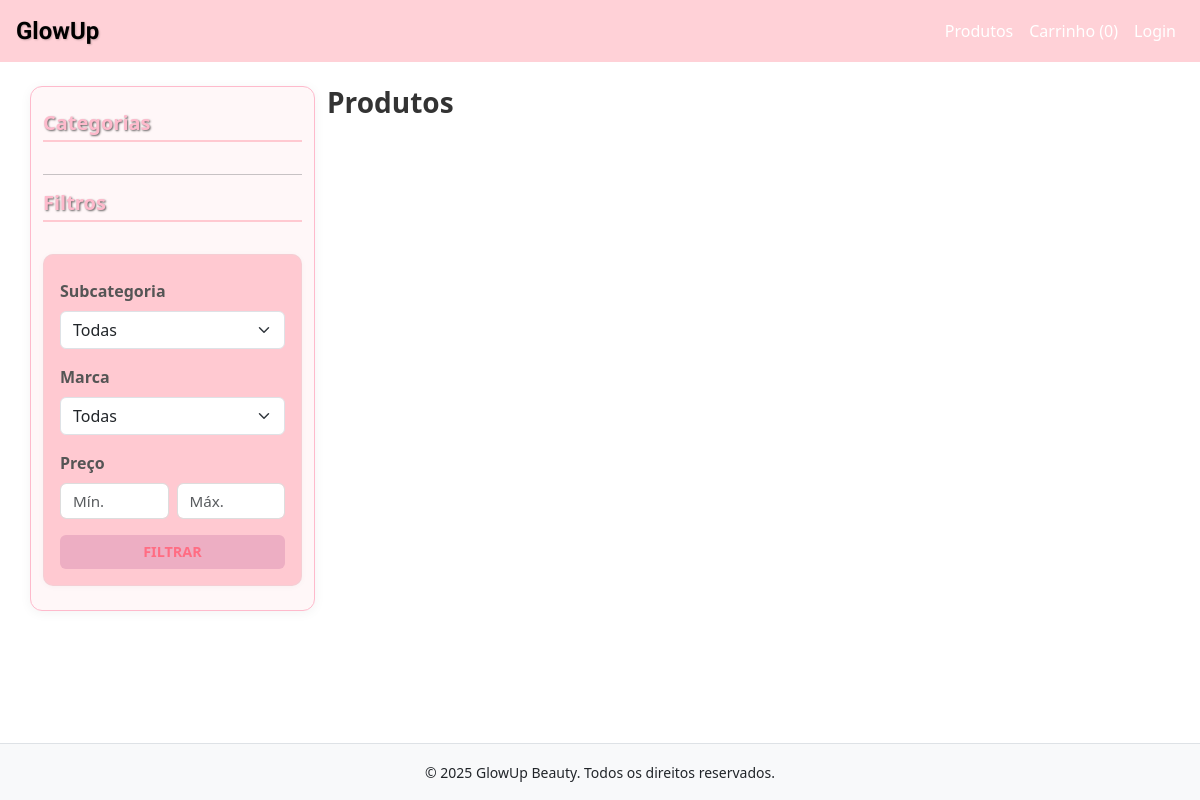
/, run on an earlier commit of the app's database.
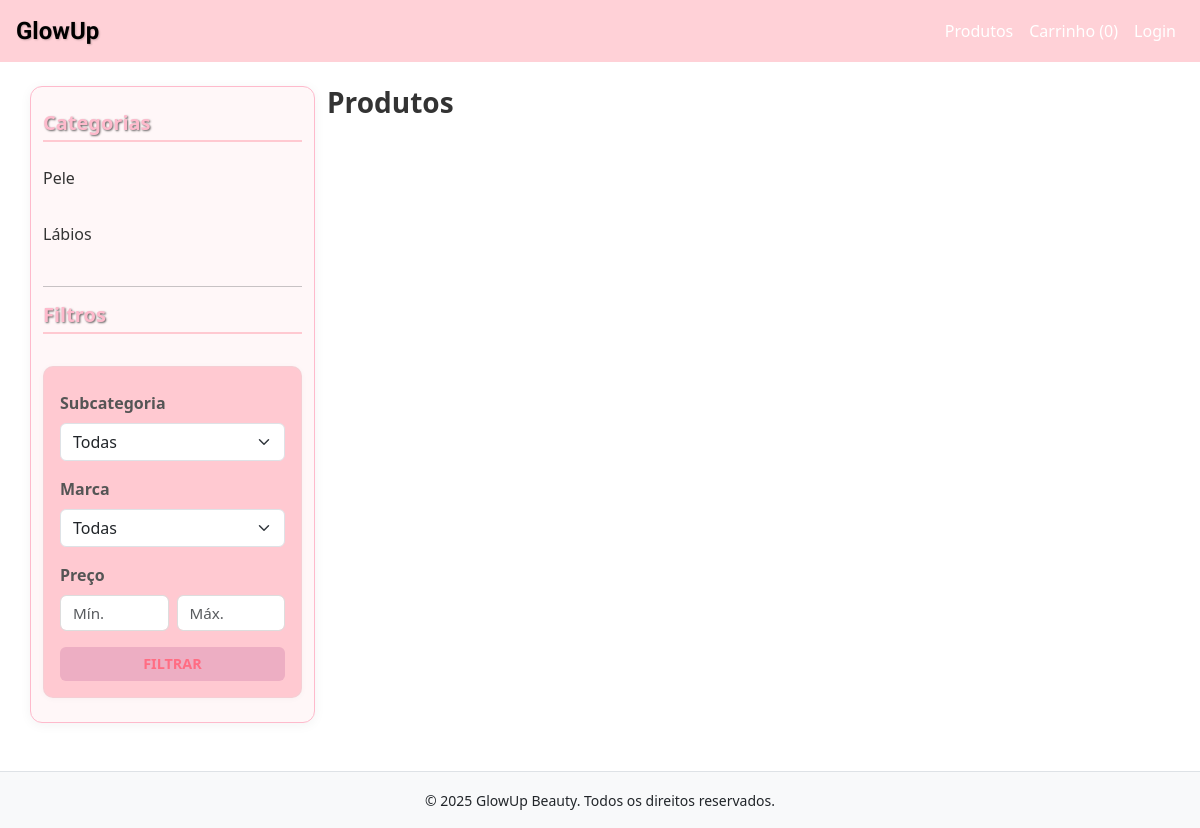
And on a later commit of the database.
### produtos/models.py (models this page shows, shortened)
class Categoria(models.Model):
    nome = models.CharField(max_length=100)
    pai = models.ForeignKey('self', on_delete=models.CASCADE, null=True, blank=True, related_name='subcategorias')

### produtos/views.py (the view)
# urls.py: path('', views.index, name='pagina_inicial'),
def index(request):
    produtos = Produto.objects.all()
    categorias = Categoria.objects.filter(pai__isnull=True)
    marcas = Produto.objects.values_list('marca', flat=True).distinct()
    subcategorias = Subcategoria.objects.all()
    categoria_id = request.GET.get('categoria_id')  # clicada na barra lateral
    marca = request.GET.get('marca')
    subcategoria_id = request.GET.get('subcategoria')
    preco_min = request.GET.get('preco_min')
    preco_max = request.GET.get('preco_max')
    if categoria_id:
        produtos = produtos.filter(categoria_id=categoria_id)
    if subcategoria_id:
        produtos = produtos.filter(subcategoria_id=subcategoria_id)
    if marca:
        produtos = produtos.filter(marca=marca)
    if preco_min:
        produtos = produtos.filter(preco__gte=preco_min)
    if preco_max:
        produtos = produtos.filter(preco__lte=preco_max)
    context = {
        'produtos': produtos,
        'categorias': categorias,
        'subcategorias': subcategorias,
        'marcas': marcas,
        'filtro_marca': marca,
        'filtro_subcategoria': subcategoria_id,
        'preco_min': preco_min,
        'preco_max': preco_max,
    }
    return render(request, 'produtos/index.html', context)

### produtos/templates/produtos/index.html (shortened to what this page needs)
{% extends 'base.html' %}
{% load static %}
{% block content %}
<div class="row">
  <aside class="col-md-3">
    <h5>Categorias</h5>
    <div class="list-group">
      {% for categoria in categorias %}
        <div class="list-group-item">
          <a href="?categoria_id={{ categoria.id }}">{{ categoria.nome }}</a>
        </div>
      {% endfor %}
    </div>
    <hr>
    <h5>Filtros</h5>
    <form method="get">
      <label class="form-label">Subcategoria</label>
      <select name="subcategoria" class="form-select mb-2">
        <option value="">Todas</option>
      </select>
      <label class="form-label">Marca</label>
      <select name="marca" class="form-select mb-2">
        <option value="">Todas</option>
      </select>
      <label class="form-label">Preço</label>
      <div class="d-flex gap-2">
        <input type="number" name="preco_min" class="form-control" placeholder="Mín." value="{{ preco_min }}">
        <input type="number" name="preco_max" class="form-control" placeholder="Máx." value="{{ preco_max }}">
      </div>
      <button class="btn btn-primary w-100 mt-3">Filtrar</button>
    </form>
  </aside>
  <main class="col-md-9">
    <h3 class="mb-4">Produtos</h3>
  </main>
</div>
{% endblock %}

What changed in the data, as far as the page shows it:
added Categoria: nome "Pele"
added Categoria: nome "Lábios"
